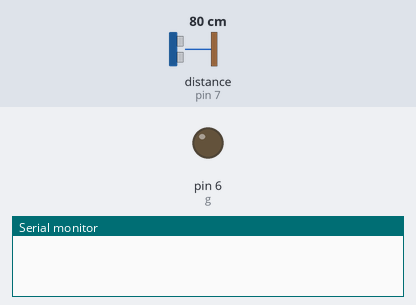
A sketch run on a simulated Arduino Uno, built with avr-gcc and run on an emulated ATmega328P. Shown: output pins drawn as LEDs (lit = HIGH), the last lines printed to the serial monitor. Wiring (inferred from the names in the program): ultrasonic range finder: trigger pin 8; echo pin 7. The inputs (shaded band) are chosen by the test bench; at power-on: distance to the obstacle (sensor on pin 7) 80 cm. The echo pulse lasts 58.3 µs per cm; pins used as bus, display or sensor lines are not drawn.

Above: at 0.1 s.
At 1.1 s:
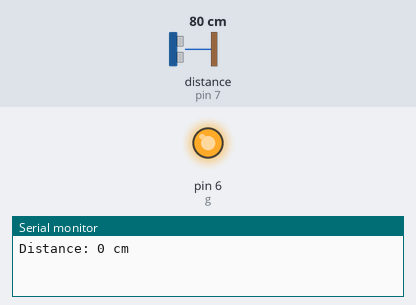
Timing chart, 0 to 2.6 s (numbered marks = the images above):
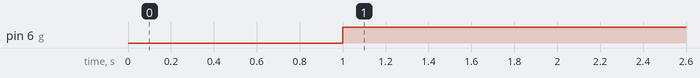

The sketch:

Utra_Sonic_Sensor.ino
```cpp
const int triger = 8 ;
const int echo = 7 ;
long duration ;
int  distance ;

int  r= 7;   //  + ke right -> [ - - + R ]
int g = 6;   //  + ke left ->  [ - G + - ]
int b = 8;   //  + ke left ->  [ B - + - ]

void setup() {
  // put your setup code here, to run once:
      Serial.begin(9600);
      pinMode(triger , OUTPUT);
      pinMode(echo , INPUT);

      pinMode(r ,OUTPUT);
    pinMode(g, OUTPUT);
    pinMode(b , OUTPUT);
}

void loop() {

  // Clear the trigPin
  digitalWrite(triger, LOW);
  delayMicroseconds(2);

  // Set the trigPin high for 10 microseconds
  digitalWrite(triger, HIGH);
  delayMicroseconds(10);
  digitalWrite(triger, LOW);

  // Measure the echoPin duration
  duration = pulseIn(echo, HIGH);

  // Calculate the distance
  distance = duration * 0.034 / 2;

  // Print the distance to the serial monitor
  Serial.print("Distance: ");
  Serial.print(distance);
  Serial.println(" cm");

  if(distance<=10){
      digitalWrite(r , 0);
      digitalWrite(g, 1);
      digitalWrite(b,1);
  }
  else if(distance>10 && distance<=25){
      digitalWrite(r , 1);
      digitalWrite(g, 1);
      digitalWrite(b,0);
  }
  else{
      digitalWrite(r , 1);
      digitalWrite(g, 0);
      digitalWrite(b,1);
  }

  // Delay before the next measurement
  delay(500);
}
```

Measured:
- by itself, pin 6 (g): LOW → HIGH at 1.0 s
